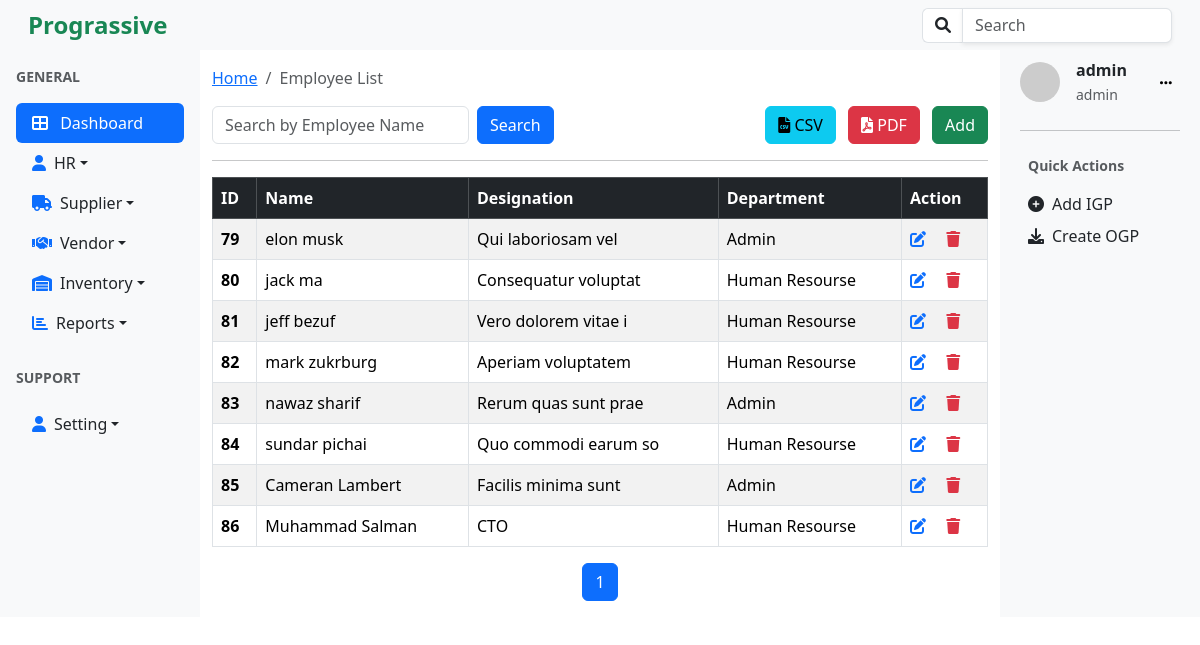
/employees/list/ (signed in), run on an earlier commit of the app's database.
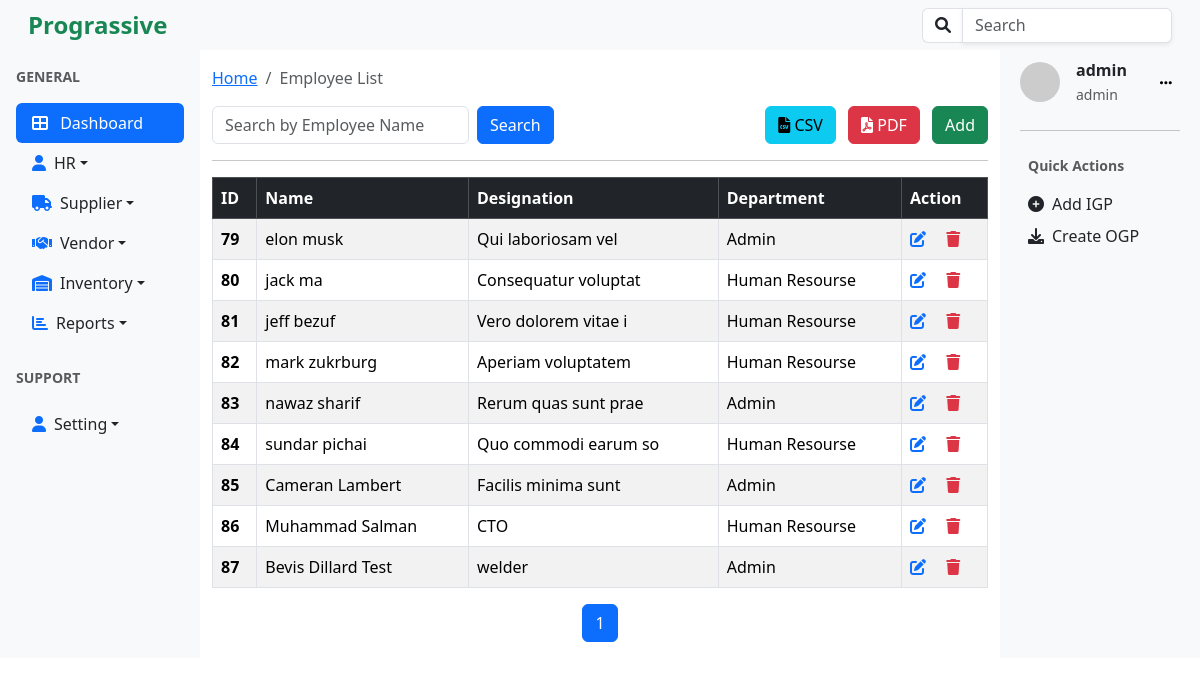
And on a later commit of the database.
### employees/models.py (models this page shows, shortened)
class Employee(models.Model):
    photo = models.ImageField(upload_to='', blank=True, null=True)
    status = models.CharField(max_length=20, choices=[('active', 'Active'), ('on_leave', 'On Leave'),('retired','Retired'),('terminated','Terminated')], default='Active')
    name = models.CharField(max_length=255,null=True, blank=True)
    father_name = models.CharField(max_length=255, blank=True, null=True)
    cnic = models.CharField(max_length=15, blank=True, null=True)
    dob = models.DateField(null=True, blank=True)
    gender = models.CharField(max_length=10, choices=[('Male', 'Male'), ('Female', 'Female'),('Others','Others')], default='Male')
    religious = models.CharField(max_length=20, choices=[('Islam', 'Islam'), ('Christianity', 'Christianity'), ('Hinduism', 'Hinduism'), ('Others', 'Others')], default='Islam')
    marital_status = models.CharField(max_length=20, choices=[('Single', 'Single'), ('Married', 'Married'), ('Divorced', 'Divorced'), ('Widowed', 'Widowed')], default='Single')
    current_job = models.CharField(max_length=255, blank=True, null=True)
    previous_job_title = models.CharField(max_length=255, blank=True, null=True)
    department = models.ForeignKey(Department, on_delete=models.SET_NULL, null=True)
    designation = models.CharField(max_length=100, blank=True, null=True)
    current_address = models.TextField(null=True , blank=True)
    permanent_address = models.TextField(null=True , blank=True)
    contact_no = models.CharField(max_length=15, blank=True, null=True)
    previous_job_start = models.DateField(blank=True, null=True)
    previous_job_end = models.DateField(blank=True, null=True)
    basic_salary = models.DecimalField(max_digits=10, decimal_places=2, blank=True, null=True)
    traveling_allowance = models.DecimalField(max_digits=10, decimal_places=2, blank=True, null=True)
    medical_allowance = models.DecimalField(max_digits=10, decimal_places=2, blank=True, null=True)
    food_allowance = models.DecimalField(max_digits=10, decimal_places=2, blank=True, null=True)
    marriage_allowance = models.DecimalField(max_digits=10, decimal_places=2, blank=True, null=True)
    house_allowance = models.DecimalField(max_digits=10, decimal_places=2, blank=True, null=True)
    casual_leave = models.IntegerField(blank=True, null=True)
    sick_leave = models.IntegerField(blank=True, null=True)
    annual_leave = models.IntegerField(blank=True, null=True)
    medical_leave = models.IntegerField(blank=True, null=True)
    created_at = models.DateTimeField(auto_now_add=True ,null=True , blank=True)
    updated_at = models.DateTimeField(auto_now=True, null=True , blank=True)

### departments/models.py (models this page shows)
class Department(models.Model):
    name=models.CharField(max_length=20 , unique=True ,null=False)
    description = models.CharField(max_length=100,null=True, blank=True)
    def __str__(self):
        return self.name

### utils/decorators.py (the view, shortened to what this page needs)
        def _wrapped_view(request, *args, **kwargs):
            return view_func(request, *args, **kwargs)

### accounts/models.py (called while the page is built)
    def __str__(self):
        return self.name

### employees/views.py (called while the page is built)
@login_required
@role_required('staff','hr','admin')
def employee_list(request):
    filters = {
        "name":'name',
    }
    employee_list, search_params = search_and_paginate(
        request,
        model=Employee,
        filters=filters,
        ordering='id',
        per_page=10,
    )
    return render(request, 'employee_list.html', {
        'employee_list':employee_list,
        'search_params':search_params,
        'search_active': bool(search_params),
    })

### utils/helpers.py (called while the page is built)
def search_and_paginate(request, model, filters=None, ordering=None, per_page=10):
    query = Q()
    search_params = {}
    if filters:
        for field, value in filters.items():
            search_value = request.GET.get(value, '').strip()
            if search_value:
                query &= Q(**{f"{field}__icontains": search_value})
                search_params[value] = search_value
    queryset = model.objects.filter(query).order_by(ordering if ordering else '-id')
    paginator = Paginator(queryset, per_page)
    page_number = request.GET.get('page')
    paginated_queryset = paginator.get_page(page_number)
    return paginated_queryset, search_params

### employees/templates/employee_list.html (shortened to what this page needs)
{% extends 'base.html' %}
{% block content%}
<nav aria-label="breadcrumb" class="my-3">
  <ol class="breadcrumb">
    <li class="breadcrumb-item"><a href="{% url 'home'%}">Home</a></li>
    <li class="breadcrumb-item active" aria-current="page">Employee List</li>
  </ol>
</nav>
<div class="d-flex justify-content-between align-items-center mb-3">
  <form class="d-flex" method="GET" action="{% url 'employees:employee_list' %}">
      <input type="text" name="name" class="form-control me-2" placeholder="Search by Employee Name" value="{{ request.GET.name|default_if_none:'' }}">
      <button type="submit" class="btn btn-primary">Search</button>
  </form>
  <div>
      <a href="" class="btn btn-info me-2" title="Export CSV">
          <i class="fa fa-file-csv"></i> CSV
      </a>
      <a href="" class="btn btn-danger me-2" title="Export PDF">
          <i class="fa fa-file-pdf"></i> PDF
      </a>
      <a href="{% url 'employees:create_employee'%}" class="btn btn-success">Add</a>
  </div>
</div>
<hr />
<div class="table-responsive">
<table class="table table-bordered table-striped table-hover">
    <thead class="table-dark">
      <tr>
        <th scope="col">ID</th>
        <th scope="col">Name</th>
        <th scope="col">Designation</th>
        <th scope="col">Department</th>
        <th scope="col">Action</th>
      </tr>
    </thead>
    <tbody>
    {% for employee in employee_list %}
    <tr>
        <th>{{employee.id}}</th>
        <td>{{employee.name}}</td>
        <td>{{employee.designation}}</td>
        <td>{{employee.department}}</td>
       <td>
            <a href="{% url 'employees:update_employee' employee.id %}" class="text-primary"><i class="fa fa-edit"></i></a>
            <a href="{% url 'employees:delete_employee' employee.id %}" class="text-danger ms-3"><i class="fa fa-trash"></i></a>
        </td>
      </tr>
      {%endfor %}
    </tbody>
</table>
</div>
<div class="d-flex justify-content-center">
  <nav aria-label="Page navigation">
      <ul class="pagination">
          {% for num in employee_list.paginator.page_range %}
          <li class="page-item {% if num == employee_list.number %}active{% endif %}">
              <a class="page-link" href="?page={{ num }}">{{ num }}</a>
          </li>
          {% endfor %}
      </ul>
  </nav>
</div>
{% endblock%}

What changed in the data, as far as the page shows it:
added Employee: id "87", name "Bevis Dillard Test", designation "welder", department "Admin"
